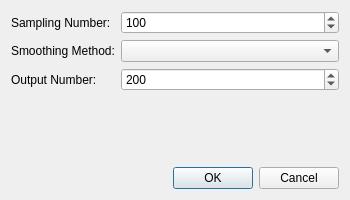
<?xml version="1.0" encoding="UTF-8"?>
<ui version="4.0">
 <class>xq_CenterlineSmoother</class>
 <widget class="QDialog" name="xq_CenterlineSmoother">
  <property name="geometry">
   <rect>
    <x>0</x>
    <y>0</y>
    <width>350</width>
    <height>200</height>
   </rect>
  </property>
  <property name="windowTitle">
   <string>Smooth Path</string>
  </property>
  <layout class="QVBoxLayout" name="mainLayout">
   <item>
    <layout class="QFormLayout" name="formLayout">
     <item row="0" column="0">
      <widget class="QLabel" name="samplingLabel">
       <property name="text">
        <string>Sampling Number:</string>
       </property>
      </widget>
     </item>
     <item row="0" column="1">
      <widget class="QSpinBox" name="samplingSpinBox">
       <property name="minimum">
        <number>1</number>
       </property>
       <property name="maximum">
        <number>10000</number>
       </property>
       <property name="value">
        <number>100</number>
       </property>
      </widget>
     </item>
     <item row="1" column="0">
      <widget class="QLabel" name="methodLabel">
       <property name="text">
        <string>Smoothing Method:</string>
       </property>
      </widget>
     </item>
     <item row="1" column="1">
      <widget class="QComboBox" name="methodComboBox"/>
     </item>
     <item row="2" column="0">
      <widget class="QLabel" name="outputLabel">
       <property name="text">
        <string>Output Number:</string>
       </property>
      </widget>
     </item>
     <item row="2" column="1">
      <widget class="QSpinBox" name="outputSpinBox">
       <property name="minimum">
        <number>1</number>
       </property>
       <property name="maximum">
        <number>10000</number>
       </property>
       <property name="value">
        <number>200</number>
       </property>
      </widget>
     </item>
    </layout>
   </item>
   <item>
    <widget class="QDialogButtonBox" name="buttonBox">
     <property name="standardButtons">
      <set>QDialogButtonBox::Cancel|QDialogButtonBox::Ok</set>
     </property>
    </widget>
   </item>
  </layout>
 </widget>
 <resources/>
 <connections/>
</ui>
